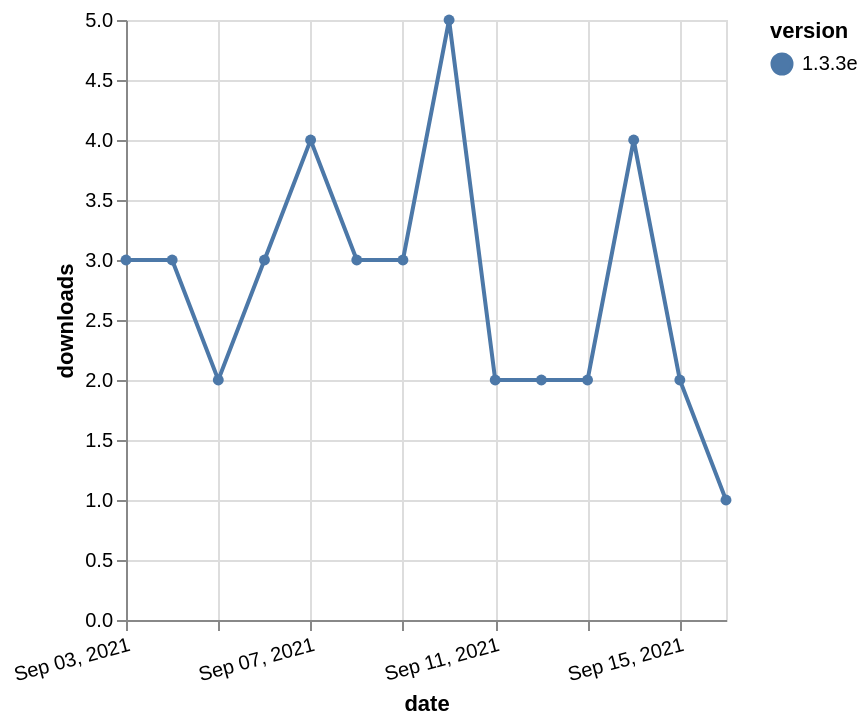

Source (Vega-Lite JSON):
### Vega-Lite specification from a JSON file in a GitHub repository (floating-point values rounded to 4 significant figures)
{"$schema": "https://vega.github.io/schema/vega-lite/v5.json", "description": "A simple bar chart with embedded data.", "data": {"values": [{"date": "2021-09-03", "total": 2638, "delta": 3, "version": "1.3.3e"}, {"date": "2021-09-04", "total": 2641, "delta": 3, "version": "1.3.3e"}, {"date": "2021-09-05", "total": 2643, "delta": 2, "version": "1.3.3e"}, {"date": "2021-09-06", "total": 2646, "delta": 3, "version": "1.3.3e"}, {"date": "2021-09-07", "total": 2650, "delta": 4, "version": "1.3.3e"}, {"date": "2021-09-08", "total": 2653, "delta": 3, "version": "1.3.3e"}, {"date": "2021-09-09", "total": 2656, "delta": 3, "version": "1.3.3e"}, {"date": "2021-09-10", "total": 2661, "delta": 5, "version": "1.3.3e"}, {"date": "2021-09-11", "total": 2663, "delta": 2, "version": "1.3.3e"}, {"date": "2021-09-12", "total": 2665, "delta": 2, "version": "1.3.3e"}, {"date": "2021-09-13", "total": 2667, "delta": 2, "version": "1.3.3e"}, {"date": "2021-09-14", "total": 2671, "delta": 4, "version": "1.3.3e"}, {"date": "2021-09-15", "total": 2673, "delta": 2, "version": "1.3.3e"}, {"date": "2021-09-16", "total": 2674, "delta": 1, "version": "1.3.3e"}]}, "width": "container", "mark": {"type": "line", "point": {"filled": true}}, "encoding": {"x": {"field": "date", "type": "temporal", "timeUnit": "yearmonthdate", "title": "date", "axis": {"labelAngle": -15}}, "y": {"field": "delta", "type": "quantitative", "title": "downloads"}, "color": {"field": "version", "type": "nominal"}, "tooltip": {"field": "delta"}}}
